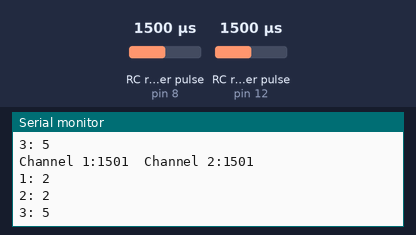
Recording of a sketch running on a simulated Arduino Uno, built with avr-gcc and run on an emulated ATmega328P. Parts: the last lines printed to the serial monitor. Wiring (inferred from the names in the program): 2 × RC receiver channel: data pin 8 / data pin 12. Inputs (shaded band) come from the test bench; at power-on: RC receiver pulse (sensors on pin 8, pin 12) 1500 µs.

Above: at 1.2 s.
1.3 s: RC receiver pulse (sensor on pin 8) set to 1020 µs
At 1.62 s:
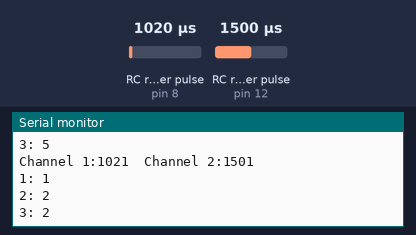
2.8 s: RC receiver pulse (sensor on pin 12) set to 1020 µs
At 3.32 s:
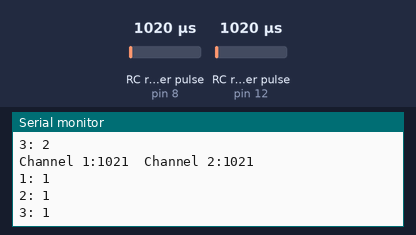
4.3 s: RC receiver pulse (sensor on pin 8) set to 1250 µs
At 4.68 s:
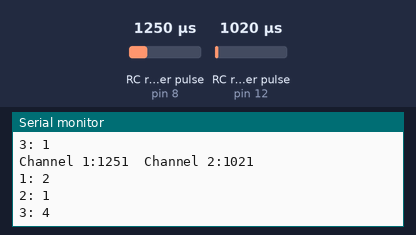
5.8 s: RC receiver pulse (sensor on pin 12) set to 1250 µs
At 6.04 s:
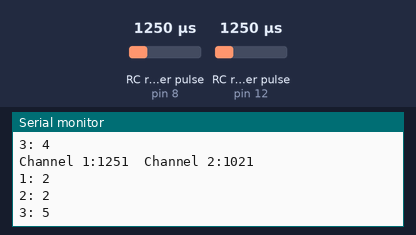
Timing chart, 0 to 8.3 s (numbered marks = the images above; inputs shaded):
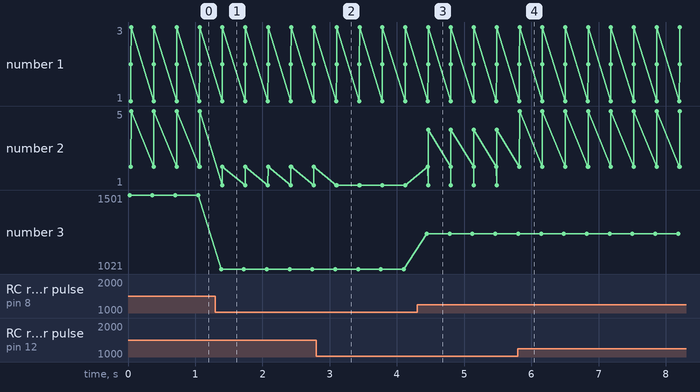

Measured:
- after the input at 1.3 s, the serial monitor: prints a new line after 0.08 s (image 1)
- after the input at 2.8 s, the serial monitor: prints a new line after 0.28 s (image 2)
- after the input at 4.3 s, the serial monitor: prints a new line after 0.14 s (image 3)
- after the input at 5.8 s, the serial monitor: prints a new line at once (image 4)
- plotted number 2: 1 → 4 after the input at 4.3 s, 4 → 5 after the input at 5.8 s
- plotted number 3: 1501 → 1021 after the input at 1.3 s, 1021 → 1251 after the input at 4.3 s

The sketch:

rc_control.ino
```cpp
int waypointCH;
int saveCH;
#define ch1 8
#define ch2 12
int CH1 = 900;
int CH5 = 1450;
int chArray[3] = {1100, 1450, 2020};
int svArray[2] = {900, 2020};
#define CH9 2050
int rangeCH = 70;
#define numWP 3
byte wpCH;
int wpCHRaw;


void setup() {
  pinMode(ch1, INPUT);
  pinMode(ch2, INPUT);
  Serial.begin(57600);
}

void loop() {

  waypointCH = pulseIn(ch1, HIGH, 25000);
  saveCH = pulseIn(ch2, HIGH, 25000);
  Serial.print("Channel 1:");
  Serial.print(waypointCH);
  Serial.print("  Channel 2:");
  Serial.println(saveCH);
  int wpCH2;
  int wpCH3;
  wpCHRaw = pulseIn(ch1, HIGH, 25000);
  for (int i = 0; i < 3; i++){
    if((wpCHRaw-chArray[i])<rangeCH){
      wpCH = i+1;
      Serial.print("1: "); Serial.println(wpCH);
      break;
    }
  }

  wpCHRaw = pulseIn(ch2, HIGH, 25000);
  for (int i = 0; i < 3; i++){
    if((wpCHRaw-chArray[i])<rangeCH){
      wpCH2 = i+1;
      Serial.print("2: "); Serial.println(wpCH2);
      break;
    }
  }
  switch (wpCH){
    case 1:
      switch (wpCH2){
        case 1: wpCH3 = 1;
        break;
        case 2: wpCH3 = 2;
        break;
        case 3: wpCH3 = 3;
        break;
      }
      break;
    case 2:
    switch (wpCH2){
      case 1: wpCH3 = 4;
      break;
      case 2: wpCH3 = 5;
      break;
      case 3: wpCH3 = 6;
      break;
    }
      break;
    case 3:
    switch (wpCH2){
      case 1: wpCH3 = 7;
      break;
      case 2: wpCH3 = 8;
      break;
      case 3: wpCH3 = 9;
      break;
    }
    break;
  }
  Serial.print("3: "); Serial.println(wpCH3);

  delay(300); // I put this here just to make the terminal


}
```
